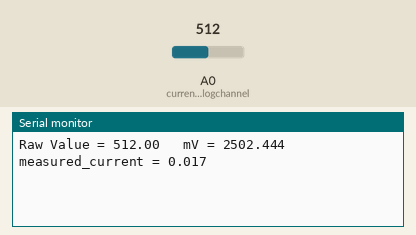
This sketch was run on a simulated Arduino Uno, built with avr-gcc and run on an emulated ATmega328P. On the bench: the last lines printed to the serial monitor. The test bench sets the inputs (shaded band); at power-on: A0 (current_analogchannel) = 512.

Above: at 1.2 s.
1.3 s: A0 (current_analogchannel) set to 490
At 2.5 s:
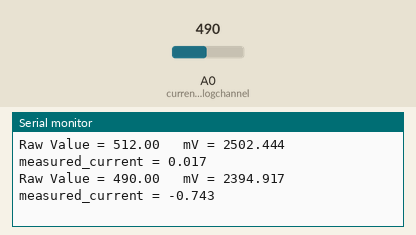
2.8 s: A0 (current_analogchannel) set to 510
At 3.7 s:
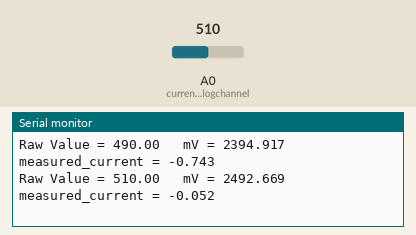
Timing chart, 0 to 5.8 s (numbered marks = the images above; inputs shaded):
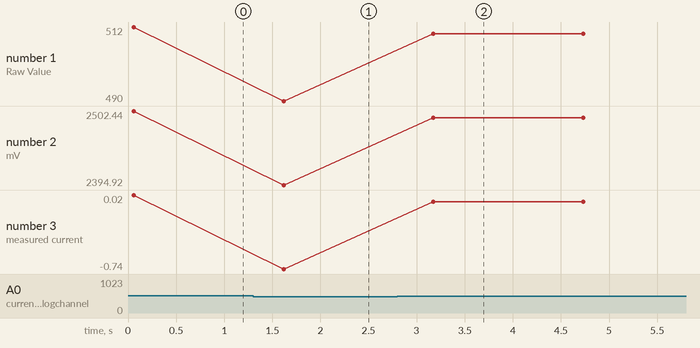

Measured:
- after the input at 1.3 s, the serial monitor: prints a new line after 0.32 s (image 1)
- after the input at 2.8 s, the serial monitor: prints a new line after 0.38 s (image 2)
- plotted number 1: 512 → 490 after the input at 1.3 s, 490 → 510 after the input at 2.8 s
- plotted number 2: 2502.44 → 2394.92 after the input at 1.3 s, 2394.92 → 2492.67 after the input at 2.8 s
- plotted number 3: 0.02 → -0.74 after the input at 1.3 s, -0.74 → -0.05 after the input at 2.8 s

The sketch:

kplc_tokens_firmware_power_consumption.ino
```cpp
/////Measuring Current Using ACS712/////
const int current_analogchannel = 0; //Connect current sensor with A0 of Arduino
int sensitivity = 100; // use 100 for 20A Module and 66 for 30A Module
float current_adc_value= 0;
int offset_voltage = 2500;
double voltage = 0; //voltage measuring
double measured_current = 0;// Current measuring

void setup() {
  Serial.begin(9600);

}

void loop() {
  sample_current();
}

void sample_current() {
  unsigned int sampled_sensor_val = 0;
  float max_point = 0;
  for(int i=0; i<500; i++) {
    if(sampled_sensor_val = analogRead(current_analogchannel), sampled_sensor_val > max_point)
    max_point = sampled_sensor_val;
  }

  current_adc_value = max_point;
  voltage = (current_adc_value / 1023.0) * 5000; // Gets the voltage in mV
  measured_current = ((voltage - offset_voltage) / sensitivity);
  measured_current = (measured_current) / (sqrt(2) );
  Serial.print("Raw Value = ");
  Serial.print(current_adc_value);

  Serial.print("\t mV = "); // shows the voltage measured
  Serial.print(voltage,3);

  Serial.print("\t measured_current = ");
  Serial.println(measured_current, 3);

  delay(1500);
}
```
